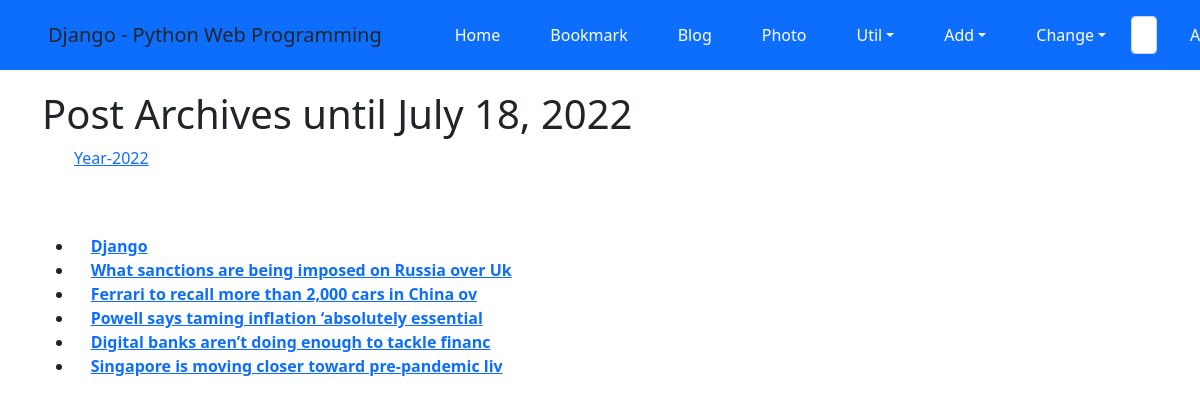
Screenshot of /blog/archive/ with the database file from the repository.
### blog/models.py (models this page shows, shortened)
class Post(models.Model):
    title = models.CharField(verbose_name='TITLE', max_length=50)
    slug = models.SlugField('SLUG', unique=True, allow_unicode=True, help_text='one word for title alais.')
    description = models.CharField('DESCRIPTION', max_length=100, blank=True, help_text='simple description text.')
    content = models.TextField('CONTENT')
    create_dt = models.DateTimeField('CREATE DATE', auto_now_add=True)
    modify_dt = models.DateTimeField('MODIFY DATE', auto_now=True)
    tags = TaggableManager(blank=True)
    owner = models.ForeignKey(User, on_delete = models.CASCADE, verbose_name= 'OWNER', blank=True, null=True)
    class Meta:
        verbose_name = 'post'
        verbose_name_plural = 'posts'
        db_table = 'blog_posts'
        ordering = ('-modify_dt',)
    def get_absolute_url(self): # 이 메소드가 정의된 객체를 지칭하는 URL 반환.
        return reverse('blog:post_detail', args=(self.slug,))

### blog/views.py (the view)
# urls.py: path('archive/', views.PostAV.as_view(), name='post_archive'),
class PostAV(ArchiveIndexView):
    model = Post
    date_field = 'modify_dt'

### blog/templates/blog/post_archive.html (shortened to what this page needs)
{% extends "base.html" %}
{% block content %}
<div id="content">
<h1>Post Archives until {% now "N d, Y" %}</h1>
<ul>
    {% for date in date_list %}
    <li style="display: inline;">
        <a href="{% url 'blog:post_year_archive' date|date:'Y' %}">Year-{{ date|date:"Y" }}</a></li>
    {% endfor %}
</ul>
<br><br>
<div>
    <ul>
        {% for post in object_list %}
        <li>{{ post.modify_date|date:"Y-m-d" }}&nbsp;&nbsp;&nbsp;
        <a href="{{ post.get_absolute_url }}"><strong>{{ post.title }}</strong></a></li>
        {% endfor %}
    </ul>
</div>
</div>
{% endblock %}

### rows the page displays
Post: title "Django"
Post: title "What sanctions are being imposed on Russia over Uk"
Post: title "Ferrari to recall more than 2,000 cars in China ov"
Post: title "Powell says taming inflation ‘absolutely essential"
Post: title "Digital banks aren’t doing enough to tackle financ"
Post: title "Singapore is moving closer toward pre-pandemic liv"

### other values shown
{{ date|date:"Y" }} "2022"
